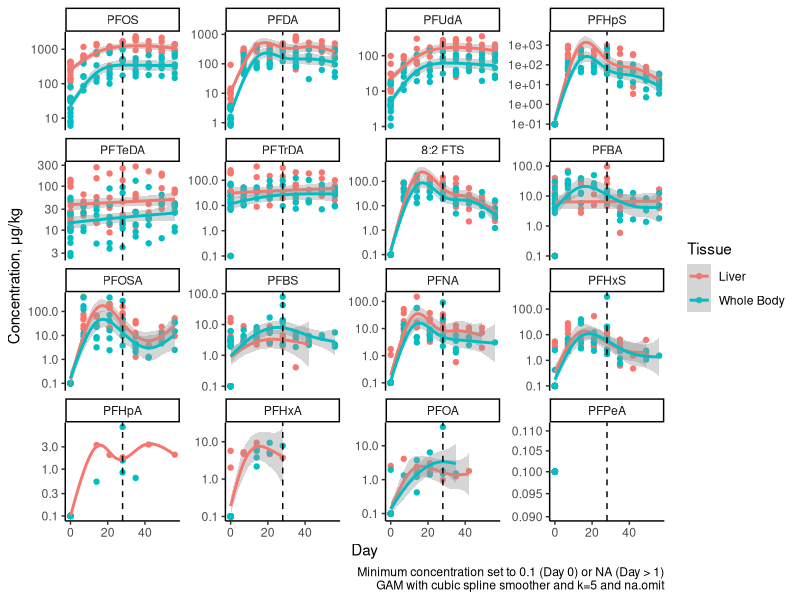
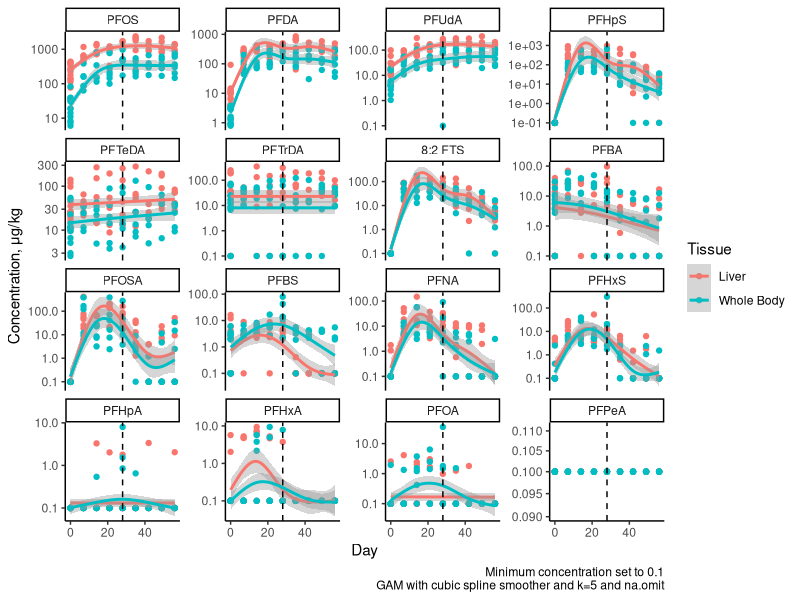
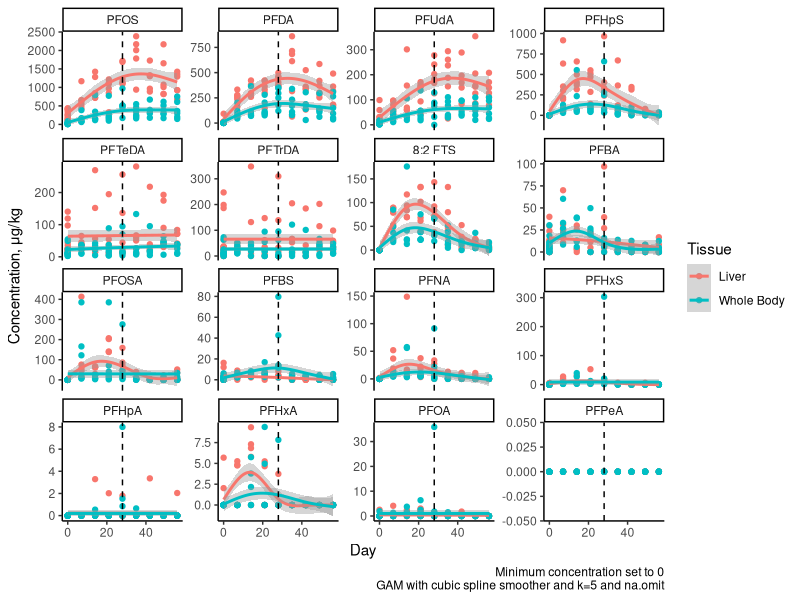
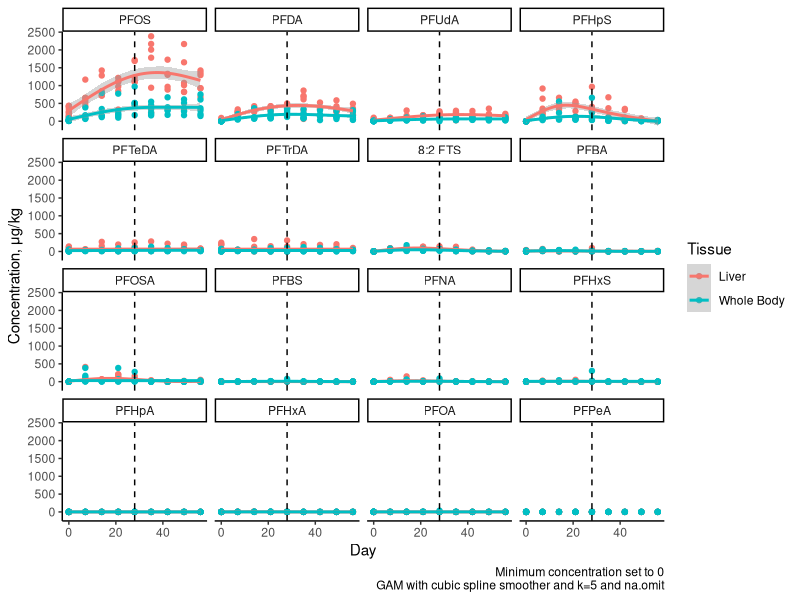
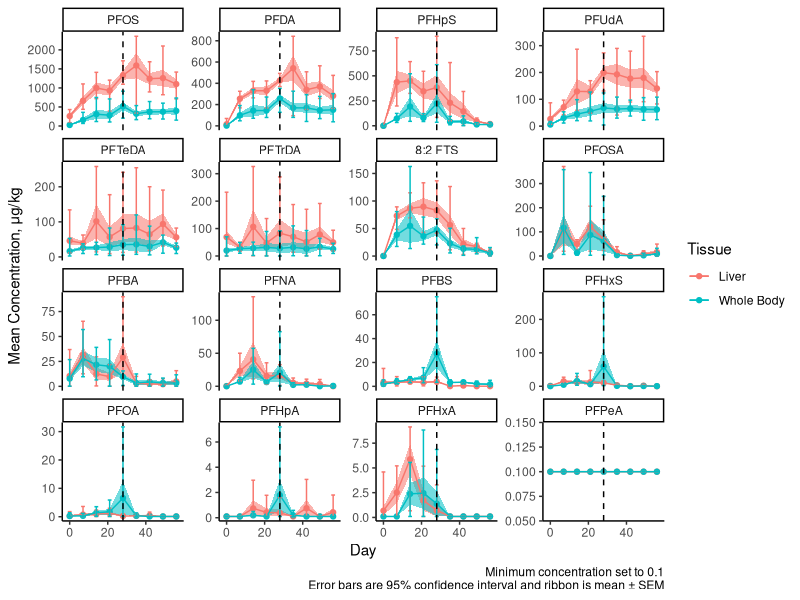
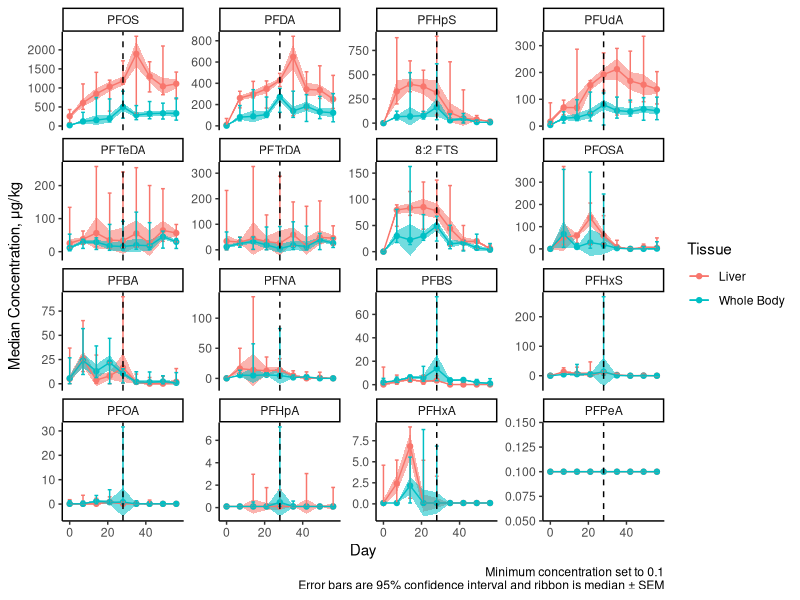
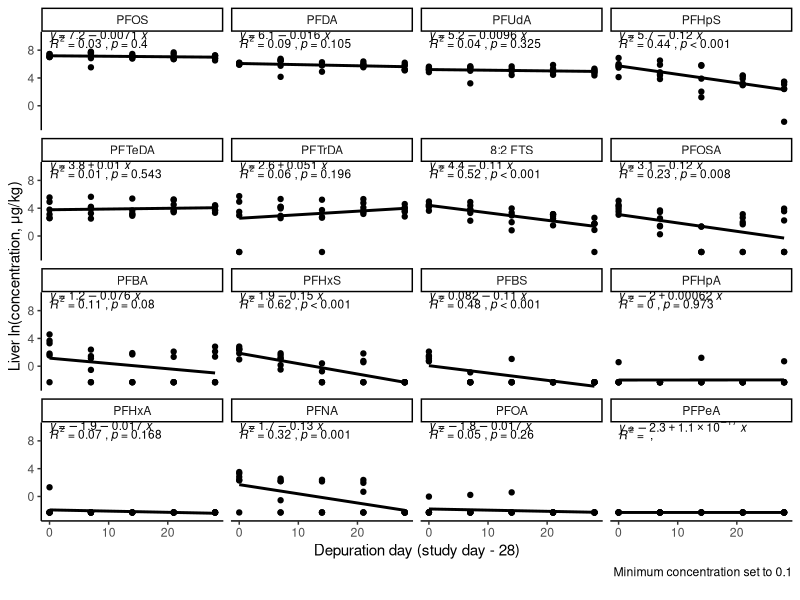
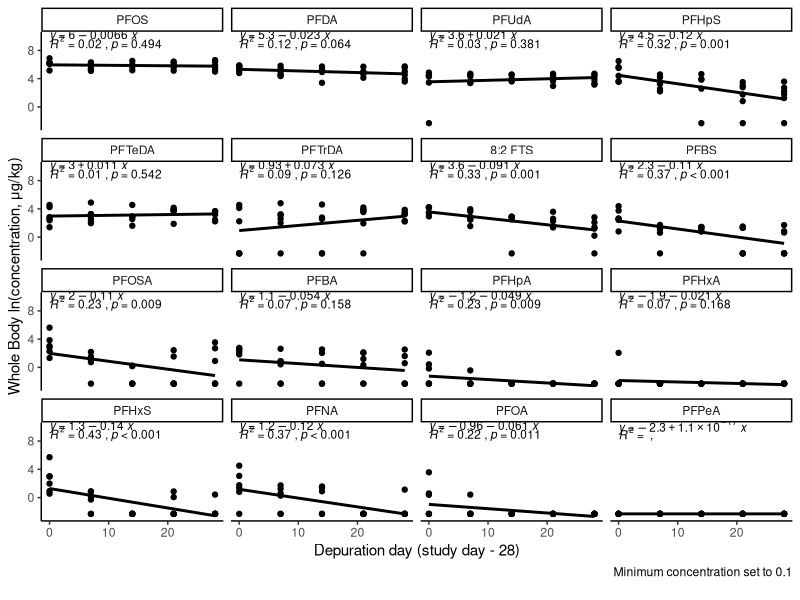

Reproduce these figures in R, in order. (Note: this script raises an error after producing the figures.)
## ---- chunk 1
### install_load function from maloneypatr, Irucka Embry, USGS and stack overflow 
### see https://gitlab.com/iembry/install.load
### Check if R package is installed then load library answered by
###	maloneypatr is the source for the original function. See http://stackoverflow.com/questions/15155814/check-if-r-package-is-installed-then-load-library
install_load <- function (package1, ...) {
  # convert arguments to vector
  packages <- c(package1, ...)
  # start loop to determine if each package is installed
  for (package in packages) {
    # if package is installed locally, load
  if (package %in% rownames(installed.packages()))
      try(do.call(library, list(package))) # Source 2
    # if package is not installed locally, download and then load
    else {
      install.packages(package, repos =
        c("https://cloud.r-project.org"),
        dependencies = NA, type = getOption("pkgType"))
      try(do.call(library, list(package))) # Source 2
    }
  }
}

install_load("knitr", "readxl","tidyverse","deSolve","minpack.lm","FME","ggpubr", "nlstools", "investr","propagate",  "mgcv")


###! Tread Carefully Here !##
options(dplyr.summarise.inform=F) 
### This turns off the tidyverse summarize/summarise messages indicating default grouping patterns in resultant tibbles ##
### If you don't know what this means, check out https://stackoverflow.com/questions/62140483/how-to-interpret-dplyr-message-summarise-regrouping-output-by-x-override
### Implications of this being false are unknown errors and impacts in other activities in this R session!


## ---- chunk 2

toad <- read_csv("toad_stacked_data_subset_East_07SEP2023.csv",show_col_types=F)

toad$PFAS <- factor(toad$PFAS)
toad$tissue <- factor(toad$tissue, levels=c("liver","wholebody"),labels=c("Liver","Whole Body"))

toad <- toad |>
  mutate(conc2=case_when(
    concentration_ug_per_kg==0&day==0~0.1,
    concentration_ug_per_kg==0&day>=1~as.numeric(NA),
    T~concentration_ug_per_kg
  ),
  conc3=case_when(
    concentration_ug_per_kg==0~0.1,
    T~concentration_ug_per_kg
  ))

toad <- toad |>
  mutate(depday=day-28)

toadsumm <- toad |>
  group_by(PFAS, tissue, day) |>
  summarize(
    count=sum(!is.na(concentration_ug_per_kg)),
    mean=mean(concentration_ug_per_kg, na.rm=T),
    median=median(concentration_ug_per_kg, na.rm=T),
    sd=sd(concentration_ug_per_kg, na.rm=T),
    sem=sd/sqrt(count),
    perc_cv=(sd/mean)*100,
    upper=quantile(concentration_ug_per_kg, probs=c(0.975), names=F, na.rm=T),
    lower=quantile(concentration_ug_per_kg, probs=c(0.025), names=F, na.rm=T),
  )

toadsumm3 <- toad |>
  group_by(PFAS, tissue, day) |>
  summarize(
    count=sum(!is.na(conc3)),
    mean=mean(conc3, na.rm=T),
    median=median(conc3, na.rm=T),
    sd=sd(conc3, na.rm=T),
    sem=sd/sqrt(count),
    perc_cv=(sd/mean)*100,
    upper=quantile(conc3, probs=c(0.975), names=F, na.rm=T),
    lower=quantile(conc3, probs=c(0.025), names=F, na.rm=T),
  )



## ---- chunk 3

#ggplot(toad, aes(x=day, y=conc2, color=tissue)) +
#  geom_point() +
#  geom_smooth(method="loess", formula=y~x, se=F, span=0.75) +
#  geom_vline(xintercept=28, linetype="dashed") +
#  facet_wrap(~fct_reorder(PFAS,concentration_ug_per_kg, .fun=median, .desc=T), scales="free_y") +
#  theme_classic() +
#  labs(x="Day",y="Concentration, \u03BCg/kg, minimum set to 0.1 (Day 0) or NA (Day > 1)",color="Tissue") +
#  scale_y_log10()


ggplot(toad, aes(x=day, y=conc2, color=tissue)) +
  geom_point() +
  geom_smooth(method="gam", formula=y~s(x, bs="cs", k=5), se=T, method.args=list(na.action="na.omit")) +
  geom_vline(xintercept=28, linetype="dashed") +
  facet_wrap(~fct_reorder(PFAS,concentration_ug_per_kg, .fun=median, .desc=T), scales="free_y") +
  theme_classic() +
    labs(x="Day",y="Concentration, \u03BCg/kg",color="Tissue", caption="Minimum concentration set to 0.1 (Day 0) or NA (Day > 1)\nGAM with cubic spline smoother and k=5 and na.omit") +
  scale_y_log10()


## ---- chunk 4

#ggplot(toad, aes(x=day, y=conc3, color=tissue)) +
#  geom_point() +
#  geom_smooth(method="loess",formula=y~x, se=F, span=0.75) +
#  geom_vline(xintercept=28, linetype="dashed") +
#  facet_wrap(~fct_reorder(PFAS,concentration_ug_per_kg, .fun=median, .desc=T), scales="free_y") +
#  theme_classic() +
#  labs(x="Day",y="Concentration, \u03BCg/kg, minimum set to 0.1",color="Tissue") +
#  scale_y_log10()


ggplot(toad, aes(x=day, y=conc3, color=tissue)) +
  geom_point() +
  geom_smooth(method="gam", formula=y~s(x, bs="cs", k=5), se=T, method.args=list(na.action="na.omit")) +
  geom_vline(xintercept=28, linetype="dashed") +
  facet_wrap(~fct_reorder(PFAS,concentration_ug_per_kg, .fun=median, .desc=T), scales="free_y") +
  theme_classic() +
  labs(x="Day",y="Concentration, \u03BCg/kg",color="Tissue", caption="Minimum concentration set to 0.1\nGAM with cubic spline smoother and k=5 and na.omit") +
  scale_y_log10()

## ---- chunk 5

ggplot(toad, aes(x=day, y=concentration_ug_per_kg, color=tissue)) +
  geom_point() +
  geom_smooth(method="gam", formula=y~s(x, k=5, bs="cs"), se=T, method.args=list(na.action="na.omit")) +
  geom_vline(xintercept=28, linetype="dashed") +
  facet_wrap(~fct_reorder(PFAS,concentration_ug_per_kg, .fun=median, .desc=T), scales="free_y") +
  theme_classic() +
  labs(x="Day",y="Concentration, \u03BCg/kg",color="Tissue", caption="Minimum concentration set to 0\nGAM with cubic spline smoother and k=5 and na.omit")

## ---- chunk 6

ggplot(toad, aes(x=day, y=concentration_ug_per_kg, color=tissue)) +
  geom_point() +
  geom_smooth(method="gam", formula=y~s(x, k=5, bs="cs"), se=T, method.args=list(na.action="na.omit")) +
  geom_vline(xintercept=28, linetype="dashed") +
  facet_wrap(~fct_reorder(PFAS,concentration_ug_per_kg, .fun=median, .desc=T)) +
  theme_classic() +
  labs(x="Day",y="Concentration, \u03BCg/kg",color="Tissue", caption="Minimum concentration set to 0\nGAM with cubic spline smoother and k=5 and na.omit")

## ---- chunk 7

ggplot() +  
  geom_ribbon(data=toadsumm3, aes(x=day, ymin=mean-sem, ymax=mean+sem, linetype='blank', fill=tissue, alpha=0.05), show.legend=F) +
  geom_point(data=toadsumm3, aes(x=day, y=mean, color=tissue)) +
  geom_line(data=toadsumm3, aes(x=day, y=mean, color=tissue)) +
  geom_errorbar(data=toadsumm3, aes(ymin=lower, ymax=upper, x=day, color=tissue), width=2) +
  geom_vline(xintercept=28, linetype="dashed") +
  facet_wrap(~fct_reorder(PFAS,mean, .desc=T), scales="free_y") +
  theme_classic()+
  labs(x="Day",y="Mean Concentration, \u03BCg/kg",color="Tissue", caption="Minimum concentration set to 0.1\nError bars are 95% confidence interval and ribbon is mean \u00B1 SEM")

## ---- chunk 8


ggplot() +  
  geom_ribbon(data=toadsumm3, aes(x=day, ymin=median-sem, ymax=median+sem, linetype='blank', fill=tissue, alpha=0.05), show.legend=F) +
  geom_point(data=toadsumm3, aes(x=day, y=median, color=tissue)) +
  geom_line(data=toadsumm3, aes(x=day, y=median, color=tissue)) +
  geom_errorbar(data=toadsumm3, aes(ymin=lower, ymax=upper, x=day, color=tissue), width=2) +
  geom_vline(xintercept=28, linetype="dashed") +
  facet_wrap(~fct_reorder(PFAS,mean, .desc=T), scales="free_y") +
  theme_classic()+
  labs(x="Day",y="Median Concentration, \u03BCg/kg",color="Tissue", caption="Minimum concentration set to 0.1\nError bars are 95% confidence interval and ribbon is median \u00B1 SEM")

## ---- chunk 9

ggplot(data = toad%>%filter(day%in%c(28:56)&tissue=="Liver"), aes(x = depday, y = log(conc3))) +
  stat_smooth(method = "lm", se=FALSE, color="black", formula = y ~ x) +
  geom_point() +
  stat_cor(aes(label = paste(after_stat(rr.label), after_stat(p.label), sep = "~`,`~")),
           r.accuracy = 0.01,
           p.accuracy = 0.001,
           label.x = 0, label.y = 9, size = 3) +
  stat_regline_equation(aes(label = ..eq.label..),
                        label.x = 0, label.y = 10, size = 3) +
  theme_classic() +
  facet_wrap(~fct_reorder(PFAS,log(conc3), .fun=median, .desc=T)) +
  labs(y="Liver ln(concentration, \u03BCg/kg)", x="Depuration day (study day - 28)", caption="Minimum concentration set to 0.1\n")

## ---- chunk 10

summary(lm(log(conc3)~depday, data = toad%>%filter(day%in%c(28:56)&tissue=="Liver"&PFAS=="PFOS")))

## ---- chunk 11

summary(lm(log(conc3)~depday, data = toad%>%filter(day%in%c(28:56)&tissue=="Liver"&PFAS=="8:2 FTS")))

## ---- chunk 12

ggplot(data = toad%>%filter(day%in%c(28:56)&tissue=="Whole Body"), aes(x = depday, y = log(conc3))) +
  stat_smooth(method = "lm", se=FALSE, color="black", formula = y ~ x) +
  geom_point() +
  stat_cor(aes(label = paste(after_stat(rr.label), after_stat(p.label), sep = "~`,`~")),
           r.accuracy = 0.01,
           p.accuracy = 0.001,
           label.x = 0, label.y = 9, size = 3) +
  stat_regline_equation(aes(label = ..eq.label..),
                        label.x = 0, label.y = 10, size = 3) +
  theme_classic() +
  facet_wrap(~fct_reorder(PFAS,log(conc3), .fun=median, .desc=T)) +
  labs(y="Whole Body ln(concentration, \u03BCg/kg)", x="Depuration day (study day - 28)", caption="Minimum concentration set to 0.1\n")

## ---- chunk 13

summary(lm(log(conc3)~depday, data = toad%>%filter(day%in%c(28:56)&tissue=="Whole Body"&PFAS=="PFOS")))

## ---- chunk 14

summary(lm(log(conc3)~depday, data = toad%>%filter(day%in%c(28:56)&tissue=="Whole Body"&PFAS=="8:2 FTS")))

## ---- chunk 15

ggplot(data = toad%>%filter(day%in%c(0:7)&tissue=="Liver"), aes(x = day, y = log(conc3))) +
  stat_smooth(method = "lm", se=FALSE, color="black", formula = y ~ x) +
  geom_point() +
  stat_cor(aes(label = paste(after_stat(rr.label), after_stat(p.label), sep = "~`,`~")),
           r.accuracy = 0.01,
           p.accuracy = 0.001,
           label.x = 0, label.y = 9, size = 3) +
  stat_regline_equation(aes(label = ..eq.label..),
                        label.x = 0, label.y = 10, size = 3) +
  theme_classic() +
  facet_wrap(~fct_reorder(PFAS,log(conc3), .fun=median, .desc=T)) +
  labs(y="Liver ln(concentration, \u03BCg/kg)", x="Study Day", caption="Minimum concentration set to 0.1\n")

## ---- chunk 16

summary(lm(log(conc3)~day, data = toad%>%filter(day%in%c(0:7)&tissue=="Liver"&PFAS=="PFOS")))

## ---- chunk 17

summary(lm(log(conc3)~day, data = toad%>%filter(day%in%c(0:7)&tissue=="Liver"&PFAS=="8:2 FTS")))

## ---- chunk 18

ggplot(data = toad%>%filter(day%in%c(0:7)&tissue=="Whole Body"), aes(x = day, y = log(conc3))) +
  stat_smooth(method = "lm", se=FALSE, color="black", formula = y ~ x) +
  geom_point() +
  stat_cor(aes(label = paste(after_stat(rr.label), after_stat(p.label), sep = "~`,`~")),
           r.accuracy = 0.01,
           p.accuracy = 0.001,
           label.x = 0, label.y = 9, size = 3) +
  stat_regline_equation(aes(label = ..eq.label..),
                        label.x = 0, label.y = 10, size = 3) +
  theme_classic() +
  facet_wrap(~fct_reorder(PFAS,log(conc3), .fun=median, .desc=T)) +
  labs(y="Whole Body ln(concentration, \u03BCg/kg)", x="Study Day", caption="Minimum concentration set to 0.1\n")

## ---- chunk 19

summary(lm(log(conc3)~day, data = toad%>%filter(day%in%c(0:7)&tissue=="Whole Body"&PFAS=="PFOS")))

## ---- chunk 20

summary(lm(log(conc3)~day, data = toad%>%filter(day%in%c(0:7)&tissue=="Whole Body"&PFAS=="8:2 FTS")))

## ---- chunk 21

ggplot(data = toad%>%filter(day%in%c(0:28)&tissue=="Liver"), aes(x = day, y = log(conc3))) +
  stat_smooth(method = "lm", se=FALSE, color="black", formula = y ~ x) +
  geom_point() +
  stat_cor(aes(label = paste(after_stat(rr.label), after_stat(p.label), sep = "~`,`~")),
           r.accuracy = 0.01,
           p.accuracy = 0.001,
           label.x = 0, label.y = 9, size = 3) +
  stat_regline_equation(aes(label = ..eq.label..),
                        label.x = 0, label.y = 10, size = 3) +
  theme_classic() +
  facet_wrap(~fct_reorder(PFAS,log(conc3), .fun=median, .desc=T)) +
  labs(y="Liver ln(concentration, \u03BCg/kg)", x="Study Day", caption="Minimum concentration set to 0.1\n")

## ---- chunk 22

df <- toadsumm3 |>
  filter(day%in%c(0,28)) |>
  dplyr::select(PFAS, tissue,day,mean) |>
  pivot_wider(names_from=tissue, values_from=mean, names_expand=T)

df$diet <- c(885.228, 885.228, 697.138, 697.138)
df$elimination_liver <- c(-0.10756,-0.10756,-0.007062,-0.007062)
df$elimination_wholebody <- c(-0.09099,-0.09099,-0.006588,-0.006588)
df$uptake_liver <- c(0.93772,0.93772,0.14552,0.14552)
df$uptake_wholebody <- c( 0.82811, 0.82811,0.26532,0.26532)

df|>
  kable(digits=3)


## ---- chunk 23

nlspl <- nls(conc3~259.767+((697.138*k01)/(V*(k01-0.007)))*(exp(-0.007*day)-exp(-k01*day)), 
               data=toad%>%filter(PFAS=="PFOS"&tissue=="Liver"&day%in%c(0:56)), 
               start=list(V=0.1, k01=0.146) #,trace=T
             )
summary(nlspl)

nlsplpred <- data.frame(predFit(nlspl, newdata=data.frame(day=seq(from=0, to=56, by=0.1)), interval="confidence", se.fit=T, type="response"))
nlsplpred$day <- c(seq(from=0,to=56,by=0.1))

## ---- chunk 24


#ggplot() +
#  geom_ribbon(data=nlsplpred,aes(x=day,ymin=fit.lwr,ymax=fit.upr),alpha=0.25) +
#  geom_point(data=toadsumm3%>%filter(tissue=="Liver"&PFAS=="PFOS"&day%in%c(0:56)),aes(x=day,y=median),
#             size=2,alpha=0.3) +
#  geom_line(data=nlsplpred,aes(x=day,y=fit.fit)) +
#  theme_classic()


ggplot() +
  geom_ribbon(data=nlsplpred,aes(x=day,ymin=fit.lwr,ymax=fit.upr),alpha=0.25) +
  geom_point(data=toad%>%filter(tissue=="Liver"&PFAS=="PFOS"&day%in%c(0:56)),aes(x=day,y=conc3),
             size=1.5,alpha=0.3) +
  geom_point(data=toadsumm3%>%filter(tissue=="Liver"&PFAS=="PFOS"&day%in%c(0:56)),aes(x=day,y=median),
             size=3, color="red") +
  geom_line(data=nlsplpred,aes(x=day,y=fit.fit)) +
  theme_classic()


## ---- chunk 25

nls8l <- nls(conc3~0.1+((885.228*k01)/(V*(k01-0.108)))*(exp(-0.108*day)-exp(-k01*day)), 
               data=toad%>%filter(PFAS=="8:2 FTS"&tissue=="Liver"&day%in%c(0:56)), 
               start=list(V=0.1, k01=0.938) #,trace=T
             )
summary(nls8l)

nls8lpred <- data.frame(predFit(nls8l, newdata=data.frame(day=seq(from=0, to=56, by=0.1)), interval="confidence", se.fit=T, type="response"))
nls8lpred$day <- c(seq(from=0,to=56,by=0.1))

## ---- chunk 26


#ggplot() +
#  geom_ribbon(data=nlsplpred,aes(x=day,ymin=fit.lwr,ymax=fit.upr),alpha=0.25) +
#  geom_point(data=toadsumm3%>%filter(tissue=="Liver"&PFAS=="PFOS"&day%in%c(0:56)),aes(x=day,y=median),
#             size=2,alpha=0.3) +
#  geom_line(data=nlsplpred,aes(x=day,y=fit.fit)) +
#  theme_classic()


ggplot() +
  geom_ribbon(data=nls8lpred,aes(x=day,ymin=fit.lwr,ymax=fit.upr),alpha=0.25) +
  geom_point(data=toad%>%filter(tissue=="Liver"&PFAS=="8:2 FTS"&day%in%c(0:56)),aes(x=day,y=conc3),
             size=1.5,alpha=0.3) +
  geom_point(data=toadsumm3%>%filter(tissue=="Liver"&PFAS=="8:2 FTS"&day%in%c(0:56)),aes(x=day,y=median),
             size=3, color="red") +
  geom_line(data=nls8lpred,aes(x=day,y=fit.fit)) +
  theme_classic()


## ---- chunk 27

nlspw <- nls(conc3~26.568+((697.138*k01)/(V*(k01-0.007)))*(exp(-0.007*day)-exp(-k01*day)), 
               data=toad%>%filter(PFAS=="PFOS"&tissue=="Whole Body"&day%in%c(0:56)), 
               start=list(V=0.1, k01=0.265) #,trace=T
             )
summary(nlspw)

nlspwpred <- data.frame(predFit(nlspw, newdata=data.frame(day=seq(from=0, to=56, by=0.1)), interval="confidence", se.fit=T, type="response"))
nlspwpred$day <- c(seq(from=0,to=56,by=0.1))

## ---- chunk 28


#ggplot() +
#  geom_ribbon(data=nlsplpred,aes(x=day,ymin=fit.lwr,ymax=fit.upr),alpha=0.25) +
#  geom_point(data=toadsumm3%>%filter(tissue=="Liver"&PFAS=="PFOS"&day%in%c(0:56)),aes(x=day,y=median),
#             size=2,alpha=0.3) +
#  geom_line(data=nlsplpred,aes(x=day,y=fit.fit)) +
#  theme_classic()


ggplot() +
  geom_ribbon(data=nlspwpred,aes(x=day,ymin=fit.lwr,ymax=fit.upr),alpha=0.25) +
  geom_point(data=toad%>%filter(tissue=="Whole Body"&PFAS=="PFOS"&day%in%c(0:56)),aes(x=day,y=conc3),
             size=1.5,alpha=0.3) +
  geom_point(data=toadsumm3%>%filter(tissue=="Whole Body"&PFAS=="PFOS"&day%in%c(0:56)),aes(x=day,y=median),
             size=3, color="red") +
  geom_line(data=nlspwpred,aes(x=day,y=fit.fit)) +
  theme_classic()


## ---- chunk 29

nls8l <- nls(conc3~0.1+((885.228*k01)/(V*(k01-0.091)))*(exp(-0.091*day)-exp(-k01*day)), 
               data=toad%>%filter(PFAS=="8:2 FTS"&tissue=="Whole Body"&day%in%c(0:56)), 
               start=list(V=0.1, k01=0.828) #,trace=T
             )
summary(nls8l)

nls8lpred <- data.frame(predFit(nls8l, newdata=data.frame(day=seq(from=0, to=56, by=0.1)), interval="confidence", se.fit=T, type="response"))
nls8lpred$day <- c(seq(from=0,to=56,by=0.1))

## ---- chunk 30


#ggplot() +
#  geom_ribbon(data=nlsplpred,aes(x=day,ymin=fit.lwr,ymax=fit.upr),alpha=0.25) +
#  geom_point(data=toadsumm3%>%filter(tissue=="Liver"&PFAS=="PFOS"&day%in%c(0:56)),aes(x=day,y=median),
#             size=2,alpha=0.3) +
#  geom_line(data=nlsplpred,aes(x=day,y=fit.fit)) +
#  theme_classic()


ggplot() +
  geom_ribbon(data=nls8lpred,aes(x=day,ymin=fit.lwr,ymax=fit.upr),alpha=0.25) +
  geom_point(data=toad%>%filter(tissue=="Whole Body"&PFAS=="8:2 FTS"&day%in%c(0:56)),aes(x=day,y=conc3),
             size=1.5,alpha=0.3) +
  geom_point(data=toadsumm3%>%filter(tissue=="Whole Body"&PFAS=="8:2 FTS"&day%in%c(0:56)),aes(x=day,y=median),
             size=3, color="red") +
  geom_line(data=nls8lpred,aes(x=day,y=fit.fit)) +
  theme_classic()


## ---- chunk 31

nlspl2 <- nlsLM(conc3~259.767+((697.138*k01)/(V*(k01-k10)))*(exp(-k10*day)-exp(-k01*day)), 
               data=toad%>%filter(PFAS=="PFOS"&tissue=="Liver"&day%in%c(0:56)), 
               start=list(V=0.5, k01=0.057, k10=0.007) #,trace=T, algorithm="port",control=list(minFactor=1e-20, maxiter=100, warnOnly=T)
             )
summary(nlspl2)

nlspl2pred <- data.frame(predFit(nlspl2, newdata=data.frame(day=seq(from=0, to=56, by=0.1)), interval="confidence", se.fit=T, type="response"))
nlspl2pred$day <- c(seq(from=0,to=56,by=0.1))

## ---- chunk 32


#ggplot() +
#  geom_ribbon(data=nlsplpred,aes(x=day,ymin=fit.lwr,ymax=fit.upr),alpha=0.25) +
#  geom_point(data=toadsumm3%>%filter(tissue=="Liver"&PFAS=="PFOS"&day%in%c(0:56)),aes(x=day,y=median),
#             size=2,alpha=0.3) +
#  geom_line(data=nlsplpred,aes(x=day,y=fit.fit)) +
#  theme_classic()


ggplot() +
  geom_ribbon(data=nlspl2pred,aes(x=day,ymin=fit.lwr,ymax=fit.upr),alpha=0.25) +
  geom_point(data=toad%>%filter(tissue=="Liver"&PFAS=="PFOS"&day%in%c(0:56)),aes(x=day,y=conc3),
             size=1.5,alpha=0.3) +
  geom_point(data=toadsumm3%>%filter(tissue=="Liver"&PFAS=="PFOS"&day%in%c(0:56)),aes(x=day,y=median),
             size=3, color="red") +
  geom_line(data=nlspl2pred,aes(x=day,y=fit.fit)) +
  theme_classic()


## ---- chunk 33


pkmodel <- function(time, state, parmeters) {
  with(as.list(c(state, parmeters)), {
    dbod <- k21*liv-k12*bod-kel*bod
    dliv <- k12*bod-k21*liv#-kel2*liv
    list(c(dbod, dliv))
  })
}

state <- c(bod = 26.568, liv = 259.767) # initial concs
parmeters <- c(k12 = 0.05,#0.146,
               k21 = 0.007,
               kel = 0.007)#,
               #kel2 = 0.1) 
times <- seq(0, 56, 1) # start points to end points
dose_data <- data.frame(
  var=c("bod","liv"),
  time=c(0,0,2,2,5,5,7,7,9,9,12,12,14,14,16,16,19,19,21,21,23,23,26,26),
  value=c(as.numeric(697.138*0.25),as.numeric(697.138*0.001)),
  method="add"
)




# calcuate differential equation with parameters
# and initialized state values
#out <- ode(y = state, 
#           times = times, 
#           func = pkmodel, 
#           parms = parmeters,
#           events = list(data=dose_data)) 
#out <- as.data.frame(out)
#
#par(mfrow=c(1,2), mai=c(0.8,0.8,0.1,0.1))
#plot(out$time, 
#     out$liv, 
#     xlab = "Time (day)", 
#     ylab= "PFOS Concentration (ug/kg)", 
#     type = 'l',ylim=c(0,2750), bty="l")
#points(conc3~day, data=toad%>%filter(PFAS=="PFOS"&tissue=="Liver"), col="black", pch=4)
#legend("topleft", c("Whole Body (minus liver)", "Liver"), col=c("Red","Black"), pch=c(3,4), lty=c(2,1), bty="n")
#plot(out$time,
#     out$bod,
#     type="l",
#     lty=2,
#     col="red", 
#     xlab = "Time (day)", 
#     ylab= "PFOS Concentration (ug/kg)", 
#     ylim=c(0,2750), bty="l")
#points(conc3~day, data=toad%>%filter(PFAS=="PFOS"&tissue=="Whole Body"), col="red", pch=3)
#par(mfrow=c(1,2), mai=c(1,1,0.5,0.5))


#dat <- data.frame(
#  time=seq(0,56,7),
#  liv=toad%>%filter(PFAS=="PFOS"&tissue=="liver")%>%group_by(day)%>%summarize(liv=mean(conc2))%>%ungroup()%>%dplyr::select(liv),
#  bod=toad%>%filter(PFAS=="PFOS"&tissue=="wholebody")%>%group_by(day)%>%summarize(bod=mean(conc2))%>%ungroup()%>%dplyr::select(bod)
#  #time=toad%>%filter(PFAS=="PFOS"&tissue=="liver")%>%dplyr::select(day)%>%dplyr::rename(time=day),
#  time=toad$day[toad$PFAS=="PFOS"&toad$tissue=="liver"],
#  #liv=toad%>%filter(PFAS=="PFOS"&tissue=="liver")%>%dplyr::select(conc2)%>%dplyr::rename(liv=conc2),
#  liv=toad$conc2[toad$PFAS=="PFOS"&toad$tissue=="liver"],
#  #bod=toad%>%filter(PFAS=="PFOS"&tissue=="wholebody")%>%dplyr::select(conc2)%>%dplyr::rename(bod=conc2)
#  bod=toad$conc2[toad$PFAS=="PFOS"&toad$tissue=="wholebody"]
#)

dat <- toad %>%
  filter(PFAS=="PFOS") %>%
  group_by(tissue,day,toadID) %>%
  summarize(conc=mean(conc3)) %>%
  pivot_wider(names_from=tissue, values_from=conc) %>%
  rename(liv=Liver,
         bod=`Whole Body`,
         time=day) %>%
  dplyr::select(-toadID) %>%
  ungroup() %>%
  data.frame()


cost <- function(p,e) {
  out <- ode(y = state, 
             times = times, 
             func = pkmodel, 
             parms = p,
             events = list(data=e))
  modCost(out,dat, weight="none")
}

fit <- modFit(f=cost, p=parmeters, e=dose_data)
summary(fit)

out2 <- ode(y = state, 
            times = times, 
            func = pkmodel, 
            parms = coef(fit),
            events = list(data=dose_data)) 

#plot(out2, obs=dat)

par(mfrow=c(1,2), mai=c(0.8,0.8,0.1,0.1))
plot(out2,
     which="liv",
     mfrow=NULL,
     xlab = "Time (day)", 
     ylab= "PFOS Concentration (ug/kg)", 
     ylim=c(0,2750), bty="l", type="l",
     main="")
points(conc3~day, data=toad%>%filter(PFAS=="PFOS"&tissue=="Liver"), col="black", pch=4)
legend("topleft", c("Whole Body\n(minus liver and blood)", "Liver"), col=c("Red","Black"), pch=c(3,4), lty=c(2,1), bty="n")
plot(out2,
     which="bod",
     mfrow=NULL,
     type="l",
     lty=2,
     col="red", 
     xlab = "Time (day)", 
     ylab= "PFOS Concentration (ug/kg)", 
     ylim=c(0,1000), bty="l",
     main="")
points(conc3~day, data=toad%>%filter(PFAS=="PFOS"&tissue=="Whole Body"), col="red", pch=3)
par(mfrow=c(1,2), mai=c(1,1,0.5,0.5))

cost2 <- function(p,e, data, ...) {
  #yy <- p[c("bod","liv")]
  pp <- p[c("k12","k21","kel")]#,"kel2")]
  out <- ode(y = state, 
             times = times, 
             func = pkmodel, 
             parms = pp,
             events = list(data=e))
  modCost(out,dat, ...)
}

parmeters2 <- c(#bod=1, liv=250,
                k12 = 0.05,#0.146,
                k21 = 0.007,
                kel = 0.007)#,
                #kel2=0.01) 

fit2 <- modFit(f=cost2, p=parmeters2, e=dose_data, data=dat, method="Marq")

summary(fit2)

out23 <- ode(y = state, 
            times = times, 
            func = pkmodel, 
            parms = coef(fit2),
            events = list(data=dose_data)) 

#plot(out23, obs=dat)

par(mfrow=c(1,2), mai=c(0.8,0.8,0.1,0.1))
plot(out23,
     which="liv",
     mfrow=NULL,
     xlab = "Time (day)", 
     ylab= "PFOS Concentration [\u03BCg/kg]", 
     ylim=c(0,3000), bty="l", type="l",
     main="")
points(conc3~day, data=toad%>%filter(PFAS=="PFOS"&tissue=="Liver"), col="black", pch=4)
legend("topleft", c("Whole Body\n(minus liver and blood)", "Liver"), col=c("Red","Black"), pch=c(3,4), lty=c(2,1), bty="n")
plot(out23,
     which="bod",
     mfrow=NULL,
     type="l",
     lty=2,
     col="red", 
     xlab = "Time (day)", 
     ylab= "PFOS Concentration [\u03BCg/kg]", 
     ylim=c(0,1000), bty="l",
     main="")
points(conc3~day, data=toad%>%filter(PFAS=="PFOS"&tissue=="Whole Body"), col="red", pch=3)
par(mfrow=c(1,2), mai=c(1,1,0.5,0.5))

## ---- chunk 34



## ---- chunk 35


pkmodel <- function(time, state, parmeters) {
  with(as.list(c(state, parmeters)), {
    dbod <- k21*liv-k12*bod-kel*bod
    dliv <- k12*bod-k21*liv#-kel2*liv
    list(c(dbod, dliv))
  })
}

state <- c(bod = 0.1, liv = 0.1) # initial concs
parmeters <- c(k12 = 0.938,
               k21 = 0.108,
               kel = 0.091)#,
               #kel2 = 0.1) 
times <- seq(0, 56, 1) # start points to end points
dose_data <- data.frame(
  var=c("bod","liv"),
  time=c(0,0,2,2,5,5,7,7,9,9,12,12,14,14,16,16,19,19,21,21,23,23,26,26),
  value=c(as.numeric(885.228*0.1),as.numeric(885.228*0.001)),
  method="add"
)




# calcuate differential equation with parameters
# and initialized state values
#out <- ode(y = state, 
#           times = times, 
#           func = pkmodel, 
#           parms = parmeters,
#           events = list(data=dose_data)) 
#out <- as.data.frame(out)
#
#par(mfrow=c(1,2), mai=c(0.8,0.8,0.1,0.1))
#plot(out$time, 
#     out$liv, 
#     xlab = "Time (day)", 
#     ylab= "PFOS Concentration (ug/kg)", 
#     type = 'l',ylim=c(0,2750), bty="l")
#points(conc3~day, data=toad%>%filter(PFAS=="PFOS"&tissue=="Liver"), col="black", pch=4)
#legend("topleft", c("Whole Body (minus liver)", "Liver"), col=c("Red","Black"), pch=c(3,4), lty=c(2,1), bty="n")
#plot(out$time,
#     out$bod,
#     type="l",
#     lty=2,
#     col="red", 
#     xlab = "Time (day)", 
#     ylab= "PFOS Concentration (ug/kg)", 
#     ylim=c(0,2750), bty="l")
#points(conc3~day, data=toad%>%filter(PFAS=="PFOS"&tissue=="Whole Body"), col="red", pch=3)
#par(mfrow=c(1,2), mai=c(1,1,0.5,0.5))


#dat <- data.frame(
#  time=seq(0,56,7),
#  liv=toad%>%filter(PFAS=="PFOS"&tissue=="liver")%>%group_by(day)%>%summarize(liv=mean(conc2))%>%ungroup()%>%dplyr::select(liv),
#  bod=toad%>%filter(PFAS=="PFOS"&tissue=="wholebody")%>%group_by(day)%>%summarize(bod=mean(conc2))%>%ungroup()%>%dplyr::select(bod)
#  #time=toad%>%filter(PFAS=="PFOS"&tissue=="liver")%>%dplyr::select(day)%>%dplyr::rename(time=day),
#  time=toad$day[toad$PFAS=="PFOS"&toad$tissue=="liver"],
#  #liv=toad%>%filter(PFAS=="PFOS"&tissue=="liver")%>%dplyr::select(conc2)%>%dplyr::rename(liv=conc2),
#  liv=toad$conc2[toad$PFAS=="PFOS"&toad$tissue=="liver"],
#  #bod=toad%>%filter(PFAS=="PFOS"&tissue=="wholebody")%>%dplyr::select(conc2)%>%dplyr::rename(bod=conc2)
#  bod=toad$conc2[toad$PFAS=="PFOS"&toad$tissue=="wholebody"]
#)

dat <- toad %>%
  filter(PFAS=="8:2 FTS") %>%
  group_by(tissue,day,toadID) %>%
  summarize(conc=mean(conc3)) %>%
  pivot_wider(names_from=tissue, values_from=conc) %>%
  rename(liv=Liver,
         bod=`Whole Body`,
         time=day) %>%
  dplyr::select(-toadID) %>%
  ungroup() %>%
  data.frame()


cost <- function(p,e) {
  out <- ode(y = state, 
             times = times, 
             func = pkmodel, 
             parms = p,
             events = list(data=e))
  modCost(out,dat, weight="none")
}

fit <- modFit(f=cost, p=parmeters, e=dose_data)
summary(fit)

out2 <- ode(y = state, 
            times = times, 
            func = pkmodel, 
            parms = coef(fit),
            events = list(data=dose_data)) 

#plot(out2, obs=dat)

par(mfrow=c(1,2), mai=c(0.8,0.8,0.1,0.1))
plot(out2,
     which="liv",
     mfrow=NULL,
     xlab = "Time (day)", 
     ylab= "8:2 FTS Concentration (ug/kg)", 
     ylim=c(0,275), bty="l", type="l",
     main="")
points(conc3~day, data=toad%>%filter(PFAS=="8:2 FTS"&tissue=="Liver"), col="black", pch=4)
legend("topleft", c("Whole Body\n(minus liver and blood)", "Liver"), col=c("Red","Black"), pch=c(3,4), lty=c(2,1), bty="n")
plot(out2,
     which="bod",
     mfrow=NULL,
     type="l",
     lty=2,
     col="red", 
     xlab = "Time (day)", 
     ylab= "8:2 FTS Concentration (ug/kg)", 
     ylim=c(0,275), bty="l",
     main="")
points(conc3~day, data=toad%>%filter(PFAS=="8:2 FTS"&tissue=="Whole Body"), col="red", pch=3)
par(mfrow=c(1,2), mai=c(1,1,0.5,0.5))

cost2 <- function(p,e, data, ...) {
  #yy <- p[c("bod","liv")]
  pp <- p[c("k12","k21","kel")]#,"kel2")]
  out <- ode(y = state, 
             times = times, 
             func = pkmodel, 
             parms = pp,
             events = list(data=e))
  modCost(out,dat, ...)
}

parmeters2 <- c(#bod=1, liv=250,
                k12 = 0.938,
                k21 = 0.108,
                kel = 0.091)#,
                #kel2=0.01) 

fit2 <- modFit(f=cost2, p=parmeters2, e=dose_data, data=dat, method="Marq")

summary(fit2)

out23 <- ode(y = state, 
            times = times, 
            func = pkmodel, 
            parms = coef(fit2),
            events = list(data=dose_data)) 

#plot(out23, obs=dat)

par(mfrow=c(1,2), mai=c(0.8,0.8,0.1,0.1))
plot(out23,
     which="liv",
     mfrow=NULL,
     xlab = "Time (day)", 
     ylab= "8:2 FTS Concentration [\u03BCg/kg]", 
     ylim=c(0,275), bty="l", type="l",
     main="")
points(conc3~day, data=toad%>%filter(PFAS=="8:2 FTS"&tissue=="Liver"), col="black", pch=4)
legend("topleft", c("Whole Body\n(minus liver and blood)", "Liver"), col=c("Red","Black"), pch=c(3,4), lty=c(2,1), bty="n")
plot(out23,
     which="bod",
     mfrow=NULL,
     type="l",
     lty=2,
     col="red", 
     xlab = "Time (day)", 
     ylab= "8:2 FTS Concentration [\u03BCg/kg]", 
     ylim=c(0,275), bty="l",
     main="")
points(conc3~day, data=toad%>%filter(PFAS=="8:2 FTS"&tissue=="Whole Body"), col="red", pch=3)
par(mfrow=c(1,2), mai=c(1,1,0.5,0.5))

